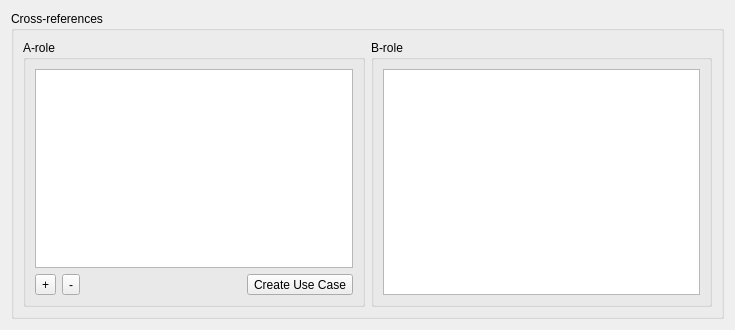
<?xml version="1.0" encoding="UTF-8"?>
<ui version="4.0">
 <class>Form</class>
 <widget class="QWidget" name="Form">
  <property name="geometry">
   <rect>
    <x>0</x>
    <y>0</y>
    <width>735</width>
    <height>330</height>
   </rect>
  </property>
  <property name="windowTitle">
   <string>Form</string>
  </property>
  <layout class="QVBoxLayout" name="verticalLayout_2">
   <item>
    <widget class="QGroupBox" name="groupBox">
     <property name="title">
      <string>Cross-references</string>
     </property>
     <layout class="QVBoxLayout" name="verticalLayout_4">
      <item>
       <layout class="QHBoxLayout" name="horizontalLayout_2">
        <item>
         <widget class="QGroupBox" name="groupBox_2">
          <property name="title">
           <string>A-role</string>
          </property>
          <layout class="QVBoxLayout" name="verticalLayout">
           <item>
            <widget class="QListWidget" name="lstAItems">
             <property name="sizePolicy">
              <sizepolicy hsizetype="Expanding" vsizetype="Preferred">
               <horstretch>0</horstretch>
               <verstretch>1</verstretch>
              </sizepolicy>
             </property>
             <property name="minimumSize">
              <size>
               <width>0</width>
               <height>100</height>
              </size>
             </property>
            </widget>
           </item>
           <item>
            <layout class="QHBoxLayout" name="horizontalLayout">
             <item>
              <widget class="QToolButton" name="btnAdd">
               <property name="text">
                <string>+</string>
               </property>
              </widget>
             </item>
             <item>
              <widget class="QToolButton" name="btnDelete">
               <property name="text">
                <string>-</string>
               </property>
              </widget>
             </item>
             <item>
              <spacer name="horizontalSpacer">
               <property name="orientation">
                <enum>Qt::Horizontal</enum>
               </property>
               <property name="sizeHint" stdset="0">
                <size>
                 <width>40</width>
                 <height>20</height>
                </size>
               </property>
              </spacer>
             </item>
             <item>
              <widget class="QToolButton" name="btnCreate">
               <property name="text">
                <string>Create Use Case</string>
               </property>
              </widget>
             </item>
            </layout>
           </item>
          </layout>
         </widget>
        </item>
        <item>
         <spacer name="horizontalSpacer_2">
          <property name="orientation">
           <enum>Qt::Horizontal</enum>
          </property>
          <property name="sizeType">
           <enum>QSizePolicy::Minimum</enum>
          </property>
          <property name="sizeHint" stdset="0">
           <size>
            <width>0</width>
            <height>20</height>
           </size>
          </property>
         </spacer>
        </item>
        <item>
         <widget class="QGroupBox" name="groupBox_3">
          <property name="title">
           <string>B-role</string>
          </property>
          <layout class="QVBoxLayout" name="verticalLayout_3">
           <item>
            <widget class="QListWidget" name="lstBItems"/>
           </item>
          </layout>
         </widget>
        </item>
       </layout>
      </item>
     </layout>
    </widget>
   </item>
  </layout>
 </widget>
 <resources/>
 <connections/>
</ui>
